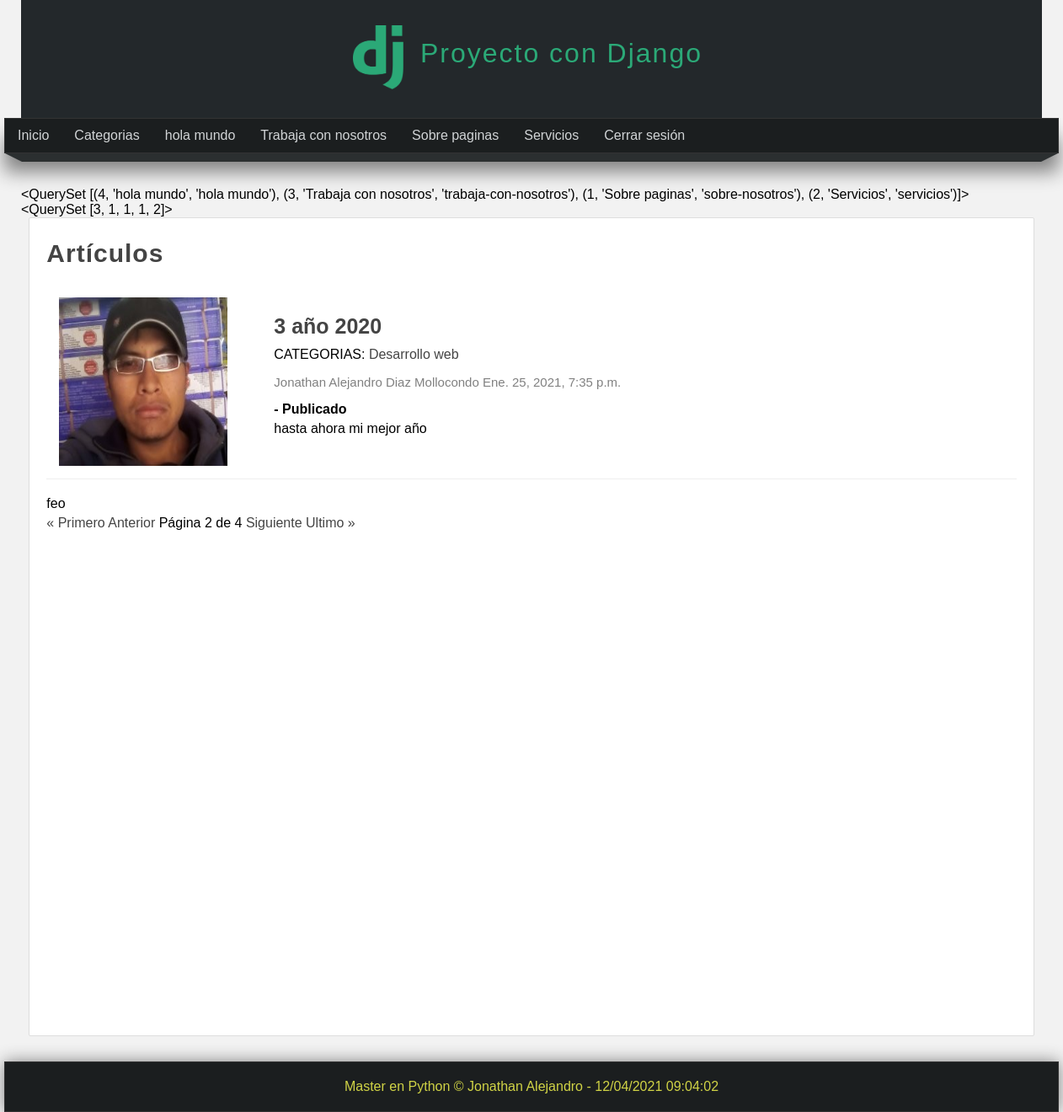
/articulos/?page=2 (signed in), run on the app's committed database.
### pages/models.py (models this page shows, shortened)
class Page(models.Model) :
    title = models.CharField(max_length = 50, verbose_name = 'Titulo')
    content = RichTextField(verbose_name = 'Contenido')
    slug = models.CharField(unique = True, max_length = 150, verbose_name = 'URL amigable')
    order = models.IntegerField(default = 0, verbose_name = 'Orden')
    visible = models.BooleanField(verbose_name = '¿Visible?')
    created_at = models.DateTimeField(auto_now_add = True, verbose_name = 'Creado el')
    updated_at = models.DateField(auto_now = True, verbose_name = "Actualizado el") # auto_now : it upadate date
    class Meta :
        verbose_name = 'Página'
        verbose_name_plural = 'Páginas'

### blog/models.py (models this page shows, shortened)
class Article(models.Model) :
    title = models.CharField(max_length = 150, verbose_name = 'Titulo')
    content = RichTextField(verbose_name = 'contenido')
    image = models.ImageField(default = 'null', verbose_name = 'Imagen', upload_to = 'articles') # null because it is not necessary that it field has an image
    public = models.BooleanField(verbose_name = '¿Publicado?')
    user = models.ForeignKey(User, editable = False, verbose_name = 'Usuario', on_delete = models.CASCADE) # when I get user field, it will return a complete object of User, it means that there will nested object between Article object
    categories = models.ManyToManyField(Category, verbose_name = 'Categorias', null = True, blank = True, related_name = "the_inverse_relation")  # ManyToManyField : it means many articles can have many categories
    created_at = models.DateTimeField(auto_now_add = True, verbose_name = "Creado el")
    updated_at = models.DateTimeField(auto_now = True, verbose_name = "Editado el")
    class Meta :
        verbose_name = 'Artículo'
        verbose_name_plural = 'Artículos'
        ordering = ['-created_at'] # symbol -  : it allows to order in reverse way

class Category(models.Model) :
    name = models.CharField(max_length = 100, verbose_name = 'Nombre')
    description = models.CharField(max_length = 255, verbose_name = 'Descripcion')
    created_at = models.DateTimeField(auto_now_add = True, verbose_name = "Creado el")
    class Meta :
        verbose_name = 'Categoría'
        verbose_name_plural = 'Categorías'

### blog/views.py (the view)
# urls.py: path('articulos/', views.list, name = 'list'),
@login_required(login_url = 'login')
def list(request) : #request is data of petition
    articles = Article.objects.all()
    paginator = Paginator(articles, 1) #first param is the list that I want to paginate
    page = request.GET.get('page')
    page_articles = paginator.get_page(page)
    return render(request, 'articles/list.html', {
        'title': 'Artículos',
        'articles': page_articles
    })

### blog/processor.py (called while the page is built)
def get_categories(request) :
    categories_in_use = Article.objects.filter(public = True).values_list('categories', flat = True)
    categories = Category.objects.filter(id__in = categories_in_use).values_list('id', 'name', )
    return {
        'categories': categories,
        'ids':categories_in_use
    }

### pages/context_processors.py (called while the page is built)
def get_pages(request) :
    pages = Page.objects.values_list('title', flat = True) # values_list() : it allows select one element that I want to display, in this case it method allow me get three values (id, title, slug)
    pages = Page.objects.filter(visible = True).order_by('order').values_list('id', 'title', 'slug')
    return {
        'pages': pages
    }

### blog/templates/articles/list.html (shortened to what this page needs)
{% extends 'layouts/_layout.html' %}
{% block content %}
    <h1 class="title">{{title}}</h1>
    {% include 'articles/articles.html' %}
    {% include 'articles/pagination.html' %}
{% endblock %}

### mainapp/templates/layouts/_layout.html (shortened to what this page needs)
{% load static %}
<!DOCTYPE html>
<html lang="en">
<head>
    <link rel="stylesheet" href="{% static 'css/styles.css' %}">
</head>
<body>
    <header>
        <div id="logo">
            <img src="{% static 'images/logo.png' %}" alt="" />
            <h1>Proyecto con Django</h1>
        </div>
    </header>
    <nav>
        <ul>
            <li>
                <a href="{% url 'index_2' %}" >Inicio</a>
            </li>
            {% if user.email %}
                <li>
                    <a href="{% url 'list' %}" >Categorias</a>
                </li>
                {% for page in pages %}
                    <li>
                        <a href="{% url 'page' page.2 %}" >{{page.1}}</a>
                    </li>
                {% endfor %}
                <li>
                    <a href="{% url 'logout' %}" >Cerrar sesión</a>
                </li>
            {% endif %}
    </nav>
    <div class="bar">
        <span class="corner-left"></span>
        <span class="filling-bar"></span>
        <span class="corner-right"></span>
    </div>
    <div id="content">
        <p>{{pages}}</p>
        <p>{{ids}}</p>
        <div class="box">
            {% block content %}{% endblock %}
        </div>
    </div>
    <footer>
        Master en Python &copy; Jonathan Alejandro - {% now "d/m/Y h:m:s" %}
    </footer>
</body>
</html>

### blog/templates/articles/articles.html (shortened to what this page needs)
{% for article in articles %}
            <article class="article-item">
                {% if article.image != 'null' and article.image.url|length >= 1 %}
                    <div class="image">
                        <img src="{{ article.image.url }}" alt="">
                    </div>
                {% endif %}
                <dir class="data">
                    <h2>
                        <a href="{% url 'article' article.id %}">{{article.id}} {{article.title}}</a>
                    </h2>
                    <p>
                        CATEGORIAS:
                        {% for category in article.categories.all %}
                            <a href="{% url 'category' category.id %}">{{category.name}}</a>
                        {% endfor %}
                    </p>
                    <span class="date">
                        {{article.user.first_name}}
                        {{article.user.last_name}}
                        {{article.created_at}}
                    </span>
                    {% if article.public %}
                        <strong> - Publicado</strong>
                    {% else %}
                        <strong>Privado</strong>
                    {% endif %}
                    <p>
                        {{article.content|safe}}
                    </p>
                </dir>
            </article>
        {% endfor %}

### mainapp/static/css/styles.css (style rules this page uses)
* { margin: 0; padding: 0; font-family: sans-serif; text-decoration: none; }
body { background-color: #f2f2f2; }
.box p, .box h2, .box h3, .box ul { margin-top: 5px; margin-bottom: 5px; }
header { width: 1212px; height: 140px; background-color: #23282b; margin: 0 auto; }
#logo { width: 35%; height: 130px; margin: 0 auto; padding-top: 10px; }
#logo img { display: block; float: left; width: 60px; margin-top: 20px; }
#logo h1 { display: block; float: left; margin-top: 35px; margin-left: 20px; letter-spacing: 2px; font-weight: lighter; color: #2ba977; }
nav { width: 1250px; height: 40px; background-color: #1b1e1f; border: 1px solid #333333; margin: 0 auto; box-shadow: 0px 22px 22px gray; font-size: 15 px; }
nav > ul { list-style: none; text-decoration: none; }
nav > ul > li { line-height: 40px; float: left; }
nav > ul > li > a { display: block; padding-left: 15px; padding-right: 15px; color: #d1d4d6; }
.bar { width: 1250px; margin: 0 auto; }
.corner-left { display: block; border-left: 20px solid transparent; border-top: 10px solid #2b2f30; float: left; }
.corner-right { display: block; border-right: 20px solid transparent; border-top: 10px solid #2b2f30; float: right; }
.filling-bar { display: block; width: 1210px; height: 10px; background-color: #2b2f30; float: left; }
#content { width: 1212px; min-height: 930px; margin: 0 auto; margin-bottom: 30px; margin-top: 40px; }
.box { background-color: white; width: 95%; min-height: 930px; padding: 20px; border: 1px solid #ddd; margin: 0 auto; border-radius: 2px; }
.box a { color: #444; transition: 300ms; }
.box .image { width: 45%; float: left; margin-right: 40px; }
.box .image img { width: 100%; }
.title { color: #444; letter-spacing: 1px; font-size: 30px; margin-bottom: 10px; margin-top: 5px; }
.date { display: block; margin-top: 15px; margin-bottom: 15px; color: gray; }
.article-item { margin-bottom: 20px; margin-top: 20px; padding: 15px; border-bottom: 1px solid #eee; clear: both; }
.article-item h2 { display: block; font-size: 25px; color: #333; margin-bottom: 10px; }
.article-item span.date { display: block; font-size: 15px; color: gray; margin-bottom: 15px; }
.article-item .image { width: 200px; height: 200px; float: left; overflow: hidden; }
.article-item .image img { height: 200px; }
.article-item .data { padding-top: 0px; float: left; padding: 15px; }
footer { width: 1250px; margin: 0 auto; background-color: #1b1e1f; border: 1px solid #333; color: #d1d446; text-align: center; padding-top: 20px; padding-bottom: 20px; box-shadow: 0px 0px 20px gray; }

### data on the page
Page: title "hola mundo"
Page: title "Trabaja con nosotros"
Page: title "Sobre paginas"
Page: title "Servicios"
Article: image (picture), id "3", title "año 2020", user.first_name "Jonathan Alejandro", user.last_name "Diaz Mollocondo", created_at "Ene. 25, 2021, 7:35 p.m.", public "- Publicado", content "hasta ahora mi mejor año"
Category: name "Desarrollo web"

### other printed values
{{ pages }} "<QuerySet [(4, 'hola mundo', 'hola mundo'), (3, 'Trabaja con nosotros', 'trabaja-con-nosotros'), (1, 'Sobre paginas', 'sobre-nosotros'), (2, 'Servicios', 'servicios')]>"
{{ ids }} "<QuerySet [3, 1, 1, 1, 2]>"
{{ title }} "Artículos"
{{ articles.number }} "2"
{{ articles.paginator.num_pages }} "4"
